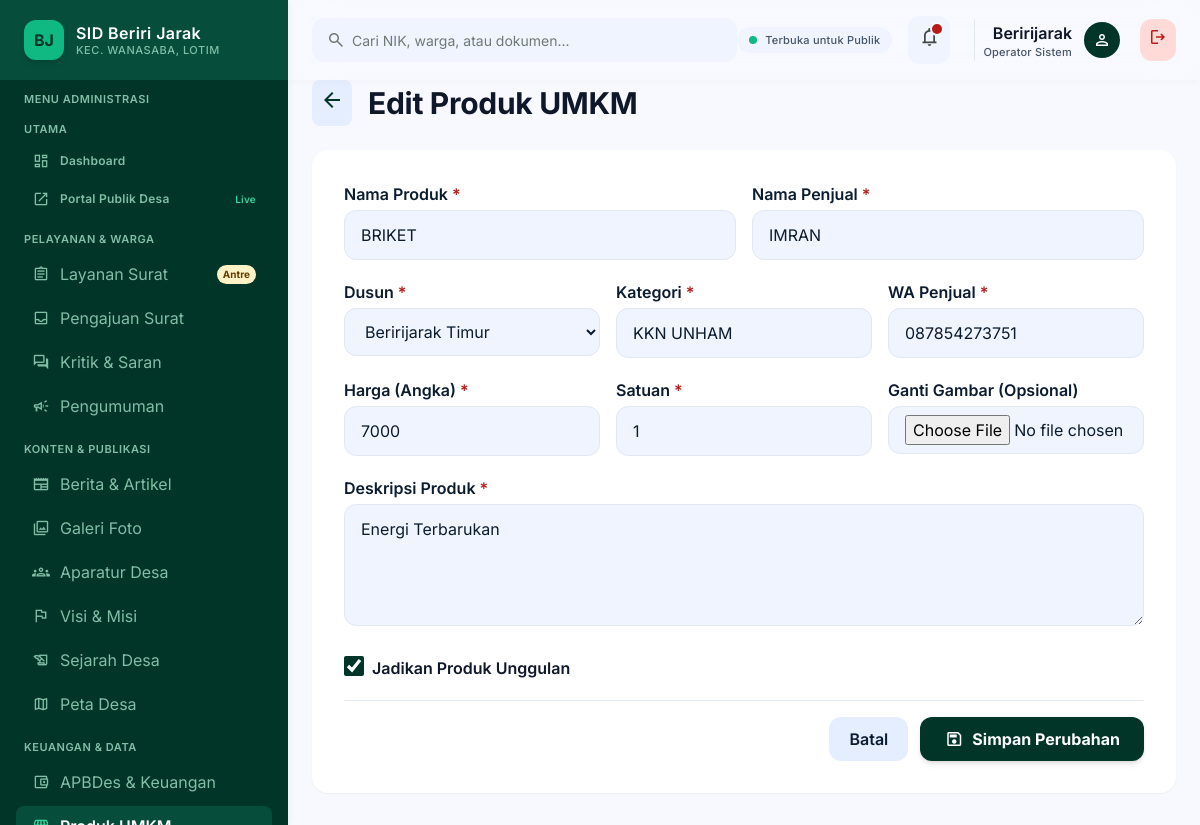
Screenshot of /dashboard/umkm/edit/3/ (signed in) with the database file from the repository.
### BJ/models.py (models this page shows, shortened)
class ProdukUMKM(models.Model):
    nama_produk = models.CharField(max_length=150)
    nama_penjual = models.CharField(max_length=100)
    dusun = models.ForeignKey(Dusun, on_delete=models.SET_NULL, null=True)
    kategori = models.CharField(max_length=100, help_text="Makanan, Kriya, Kopi, dll")
    harga = models.IntegerField(help_text="Masukkan angka saja, contoh: 45000")
    satuan = models.CharField(max_length=20, default="pcs")
    deskripsi = models.TextField()
    gambar_produk = models.ImageField(upload_to='umkm/', blank=True, null=True)
    kontak_whatsapp = models.CharField(max_length=15)
    is_unggulan = models.BooleanField(default=False)
    rating = models.DecimalField(max_digits=3, decimal_places=1, default=5.0)
    class Meta:
        verbose_name = "Produk UMKM"
        verbose_name_plural = "Katalog UMKM"

### BJ/views.py (the view, shortened to what this page needs)
# urls.py: path('dashboard/umkm/edit/<int:id>/', views.edit_umkm, name='edit_umkm'),
@login_required(login_url='portal_masuk')
def edit_umkm(request, id):
    umkm = get_object_or_404(ProdukUMKM, id=id)
    return render(request, 'themes/admin/edit_umkm.html', {
        'umkm': umkm,
        'daftar_dusun': Dusun.objects.all()
    })

### desa/templates/themes/admin/edit_umkm.html (shortened to what this page needs)
{% extends "themes/admin/base_admin.html" %}
{% load static %}
{% block content %}
<div class="flex flex-col w-full max-w-4xl mx-auto gap-space-lg">
    <div class="flex items-center gap-4">
        <a href="{% url 'kelola_umkm' %}" class="p-2 rounded-lg bg-surface-container"><span class="material-symbols-outlined text-primary">arrow_back</span></a>
        <div><h1 class="font-headline-lg text-headline-lg font-bold text-text-primary">Edit Produk UMKM</h1></div>
    </div>
    <form method="POST" enctype="multipart/form-data" class="bg-surface-pure rounded-2xl p-6 sm:p-8 shadow-sm flex flex-col gap-5">
        <div class="grid grid-cols-1 sm:grid-cols-2 gap-4">
            <div class="space-y-1"><label class="font-label-md font-semibold">Nama Produk <span class="text-error">*</span></label><input type="text" name="nama_produk" value="{{ umkm.nama_produk }}" required class="w-full px-4 py-3 rounded-xl bg-surface-container-low border border-border-subtle outline-none"></div>
            <div class="space-y-1"><label class="font-label-md font-semibold">Nama Penjual <span class="text-error">*</span></label><input type="text" name="nama_penjual" value="{{ umkm.nama_penjual }}" required class="w-full px-4 py-3 rounded-xl bg-surface-container-low border border-border-subtle outline-none"></div>
        </div>
        <div class="grid grid-cols-1 sm:grid-cols-3 gap-4">
            <div class="space-y-1">
                <label class="font-label-md font-semibold">Dusun <span class="text-error">*</span></label>
                <select name="dusun" required class="w-full px-4 py-3 rounded-xl bg-surface-container-low border border-border-subtle outline-none">
                    {% for d in daftar_dusun %}
                        <option value="{{ d.id }}" {% if d.id == umkm.dusun.id %}selected{% endif %}>{{ d.nama }}</option>
                    {% endfor %}
                </select>
            </div>
            <div class="space-y-1"><label class="font-label-md font-semibold">Kategori <span class="text-error">*</span></label><input type="text" name="kategori" value="{{ umkm.kategori }}" required class="w-full px-4 py-3 rounded-xl bg-surface-container-low border border-border-subtle outline-none"></div>
            <div class="space-y-1"><label class="font-label-md font-semibold">WA Penjual <span class="text-error">*</span></label><input type="text" name="kontak_whatsapp" value="{{ umkm.kontak_whatsapp }}" required class="w-full px-4 py-3 rounded-xl bg-surface-container-low border border-border-subtle outline-none"></div>
        </div>
        <div class="grid grid-cols-1 sm:grid-cols-3 gap-4">
            <div class="space-y-1"><label class="font-label-md font-semibold">Harga (Angka) <span class="text-error">*</span></label><input type="number" name="harga" value="{{ umkm.harga }}" required class="w-full px-4 py-3 rounded-xl bg-surface-container-low border border-border-subtle outline-none"></div>
            <div class="space-y-1"><label class="font-label-md font-semibold">Satuan <span class="text-error">*</span></label><input type="text" name="satuan" value="{{ umkm.satuan }}" required class="w-full px-4 py-3 rounded-xl bg-surface-container-low border border-border-subtle outline-none"></div>
            <div class="space-y-1"><label class="font-label-md font-semibold">Ganti Gambar (Opsional)</label><input type="file" name="gambar_produk" accept="image/*" class="w-full px-4 py-2 rounded-xl bg-surface-container-low border border-border-subtle outline-none"></div>
        </div>
        <div class="space-y-1"><label class="font-label-md font-semibold">Deskripsi Produk <span class="text-error">*</span></label><textarea name="deskripsi" required rows="4" class="w-full px-4 py-3 rounded-xl bg-surface-container-low border border-border-subtle outline-none">{{ umkm.deskripsi }}</textarea></div>
        <div class="space-y-1 flex items-center">
            <input type="checkbox" name="is_unggulan" id="is_unggulan" {% if umkm.is_unggulan %}checked{% endif %} class="w-5 h-5 rounded text-primary accent-primary">
            <label for="is_unggulan" class="ml-2 font-label-md font-semibold text-text-primary">Jadikan Produk Unggulan</label>
        </div>
        <div class="pt-4 border-t border-border-subtle flex justify-end gap-3">
            <a href="{% url 'kelola_umkm' %}" class="px-5 py-2.5 rounded-xl bg-surface-container font-semibold">Batal</a>
            <button type="submit" class="px-6 py-2.5 rounded-xl bg-primary text-on-primary font-bold shadow-md flex items-center gap-2"><span class="material-symbols-outlined text-[20px]">save</span> Simpan Perubahan</button>
        </div>
    </form>
</div>
{% endblock %}

### desa/templates/themes/admin/partials/header.html
<header class="fixed top-0 left-72 right-0 h-20 bg-surface/85 backdrop-blur-xl shadow-[0_1px_8px_rgba(0,0,0,0.04)] z-40 flex items-center justify-between px-space-lg">
    <div class="flex items-center gap-space-lg flex-1 max-w-xl">
        <div class="relative w-full">
            <span class="material-symbols-outlined absolute left-3.5 top-1/2 -translate-y-1/2 text-outline text-[20px]">search</span>
            <input class="w-full h-11 pl-10 pr-4 rounded-xl bg-surface-container-low text-on-surface font-body-sm text-body-sm placeholder:text-outline focus:outline-none focus:ring-2 focus:ring-accent-emerald transition-all" placeholder="Cari NIK, warga, atau dokumen..." type="text">
        </div>
    </div>
    <div class="flex items-center gap-space-md">
        <div class="hidden lg:flex items-center gap-2 px-3 py-1.5 rounded-full bg-surface-container-low">
            <span class="w-2 h-2 rounded-full bg-accent-emerald"></span>
            <span class="font-label-sm text-label-sm font-medium text-text-secondary">Terbuka untuk Publik</span>
        </div>
        <button class="relative p-2.5 rounded-xl bg-surface-container-low text-on-surface-variant hover:text-on-surface transition-colors" type="button">
            <span class="material-symbols-outlined text-[22px]">notifications</span>
            <span class="absolute top-2 right-2 w-2.5 h-2.5 bg-error rounded-full ring-2 ring-surface"></span>
        </button>
        <div class="flex items-center gap-3 pl-space-sm border-l border-border-subtle ml-2">
            <div class="text-right hidden sm:block">
                <div class="font-label-lg text-label-lg font-semibold text-text-primary capitalize">{{ request.user.username }}</div>
                <div class="font-label-sm text-label-sm text-text-secondary">Operator Sistem</div>
            </div>
            <div class="w-9 h-9 rounded-full bg-primary flex items-center justify-center">
                <span class="material-symbols-outlined text-on-primary text-[20px]">person</span>
            </div>
            <a href="{% url 'logout' %}" class="ml-2 p-2 rounded-xl bg-error-container text-error hover:bg-error hover:text-white transition-colors" title="Keluar Sistem">
                <span class="material-symbols-outlined text-[20px]">logout</span>
            </a>
        </div>
    </div>
</header>

### desa/templates/themes/admin/base_admin.html (style rules this page uses)
body { overscroll-behavior: none; }

### rows the page displays
ProdukUMKM: nama_produk "BRIKET", nama_penjual "IMRAN", kategori "KKN UNHAM", kontak_whatsapp "087854273751", harga "7000", satuan "1", deskripsi "Energi Terbarukan", is_unggulan "☑"

### other values shown
{{ request.user.username }} "Beririjarak"
form field dusun "Beririjarak Timur"
